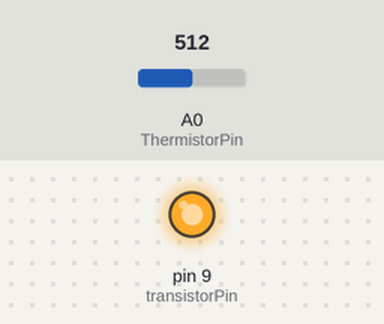
The sketch below on a simulated Arduino Uno, built with avr-gcc and run on an emulated ATmega328P. Shown: output pins drawn as LEDs (lit = HIGH). Inputs (shaded band) come from the test bench; at power-on: A0 (ThermistorPin) = 512. What the sketch prints to the serial monitor is not drawn.

Above: at 1.8 s.
1.9 s: A0 (ThermistorPin) set to 553
4.2 s: A0 (ThermistorPin) set to 580
At 7.4 s:
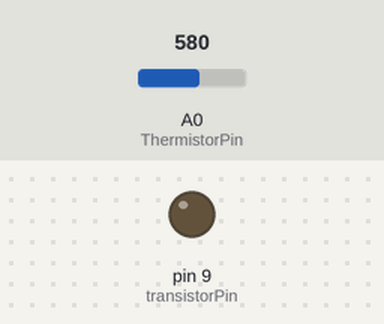
8.3 s: A0 (ThermistorPin) set to 511
At 10.6 s:
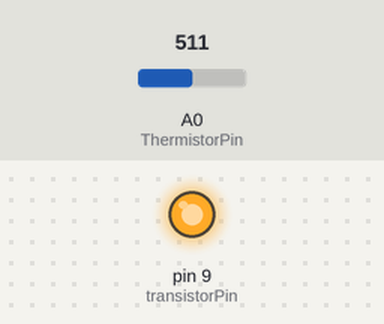
11.5 s: A0 (ThermistorPin) set to 716
At 14.2 s:
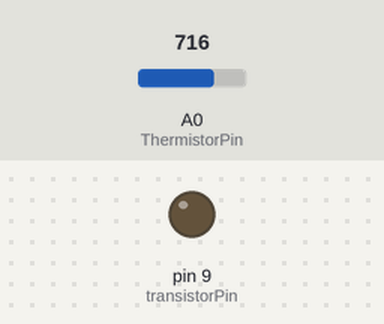
Timing chart, 0 to 15.5 s (numbered marks = the images above; inputs shaded):
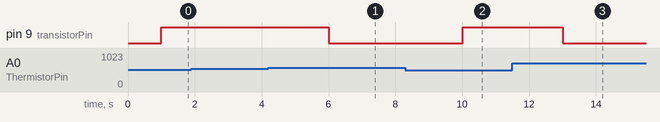

Measured:
- the behaviour switches between 568 and 569 on A0 (ThermistorPin) (found by bisection; images 0 and 1)
- after the input at 1.9 s, every drawn part: stays the same
- after the input at 4.2 s, pin 9 (transistorPin): HIGH → LOW after 1.8 s
- after the input at 8.3 s, pin 9 (transistorPin): LOW → HIGH after 1.7 s
- after the input at 11.5 s, pin 9 (transistorPin): HIGH → LOW after 1.5 s

The sketch:

FinalCode-CH2.ino
```cpp
#include<math.h>
const int transistorPin = 9;
int brightness=0;
int ThermistorPin= A0; //define thermistor
int Vo;
float R1=10000;
float logR2, R2, T;
float c1= 1.009249522e-03, c2=2.378405444e-04,c3=2.019202697e-07;
float target_value = 30.0;

void setup (){
  Serial.begin (9600) ;
  pinMode (transistorPin, OUTPUT) ;
  pinMode (ThermistorPin, INPUT) ;
}
void loop (){

  Vo=analogRead(ThermistorPin) ;
  R2=R1* (1023.0/(float)Vo-1.0) ;
  logR2=log(R2);
  T=(1.0/(c1+c2*logR2+c3*logR2*logR2*logR2) ) ;
  T=T-273.15;
  Serial.print("Temperature=");
  Serial.print(T);
  Serial.print("C ");
  delay (1000) ;
  if (T<target_value-0.5){
    digitalWrite(transistorPin,HIGH);
    //delay(100);
    Serial.println("Status:ON");
    digitalWrite(11,HIGH);
  }
  else if(T>=target_value+0.5){
    digitalWrite(transistorPin,LOW);
    //delay(100);
    Serial.println("Status:OFF");
    digitalWrite(11,LOW);
  }
}
```
